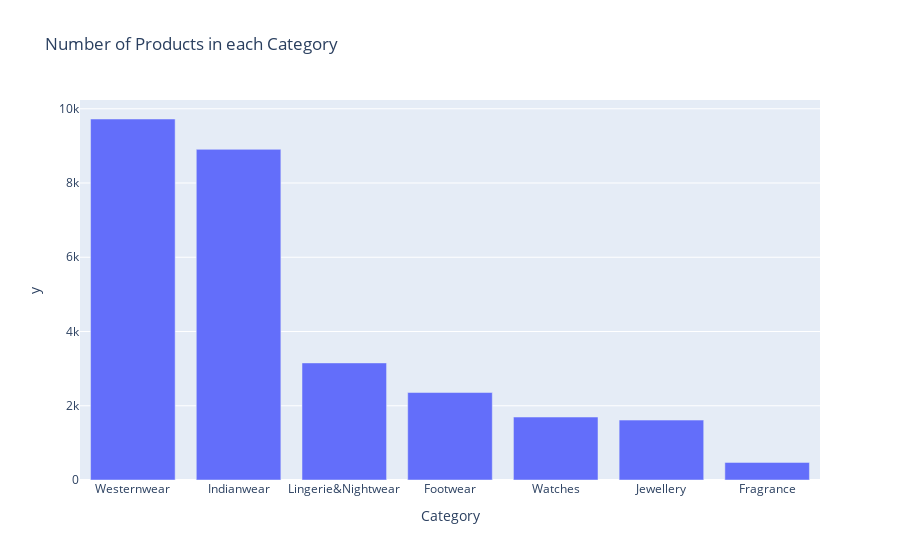

This figure's notebook cell:
### Code cell
# Creating plotly express graph for the number of products in each category without color bar
fig = px.bar(category_count, x=category_count.index, y=category_count.values, title="Number of Products in each Category")
fig.show()

### Figure 1 — Plotly figure (JSON) as saved in the notebook; plotly's stock layout.template omitted (floating-point values rounded to 4 significant figures)
{"data": [{"alignmentgroup": "True", "hovertemplate": "Category=%{x}<br>y=%{y}<extra></extra>", "legendgroup": "", "marker": {"color": "#636efa", "pattern": {"shape": ""}}, "name": "", "offsetgroup": "", "orientation": "v", "showlegend": false, "textposition": "auto", "type": "bar", "x": ["Westernwear", "Indianwear", "Lingerie&Nightwear", "Footwear", "Watches", "Jewellery", "Fragrance"], "xaxis": "x", "y": [9724, 8906, 3154, 2356, 1696, 1614, 474], "yaxis": "y"}], "layout": {"barmode": "relative", "legend": {"tracegroupgap": 0}, "title": {"text": "Number of Products in each Category"}, "xaxis": {"anchor": "y", "domain": [0, 1], "title": {"text": "Category"}}, "yaxis": {"anchor": "x", "domain": [0, 1], "title": {"text": "y"}}}}
